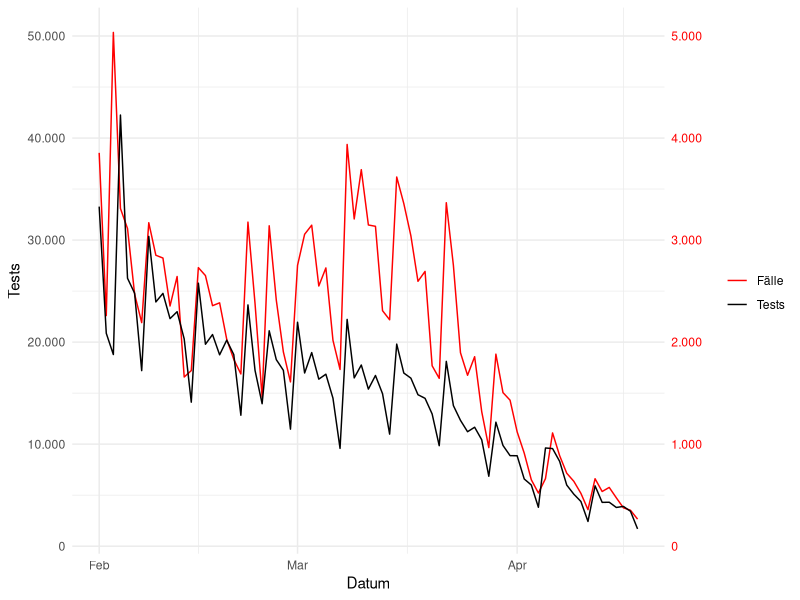

The R script that drew this image:
## ---- chunk 1
suppressPackageStartupMessages({
library(tidyverse)
  
})
## ---- chunk 2
tirol <-
  tibble::tribble(
          ~Datum,  ~Fälle,    ~Tests,
    "2021-03-01",  48060L,    579890,
    "2021-03-02",  48223L,    583765,
    "2021-03-03",  48394L,    588092,
    "2021-03-04",  48543L,    591254,
    "2021-03-05",  48670L,    594508,
    "2021-03-06",  48813L,    597226,
    "2021-03-07",  48894L,    599943,
    "2021-03-08",  49010L,    602260,
    "2021-03-09",  49147L,    605377,
    "2021-03-10",  49258L,    608527,
    "2021-03-11",  49476L,    612427,
    "2021-03-12",  49678L,    616766,
    "2021-03-13",  49867L,    620933,
    "2021-03-14",  50029L,    624658,
    "2021-03-15",  50178L,    629138,
    "2021-03-16",  50388L,    634117,
    "2021-03-17",  50629L,    640101,
    "2021-03-18",  50838L,    644858,
    "2021-03-19",  51074L,    649901,
    "2021-03-20",  51355L,    654513,
    "2021-03-21",  51549L,    658645,
    "2021-03-22",  51746L,    664006,
    "2021-03-23",  51959L,    670212,
    "2021-03-24",  52221L,    676228,
    "2021-03-25",  52468L,    681990,
    "2021-03-26",  52778L,    687087,
    "2021-03-27",  53118L,    691486,
    "2021-03-28",  53355L,    696416,
    "2021-03-29",  53552L,    700979,
    "2021-03-30",  53837L,    706629,
    "2021-03-31",  54122L,    712407,
    "2021-04-01",  54375L,    718645,
    "2021-04-02",  54622L,    724157,
    "2021-04-03",  54847L,    729771,
    "2021-04-04",  55041L,    736297,
    "2021-04-05",  55211L,    740979,
    "2021-04-06",  55382L,    747621,
    "2021-04-07",  55593L,    753905,
    "2021-04-08",  55790L,    759518,
    "2021-04-09",  56032L,    764801,
    "2021-04-10",  56210L,    769685,
    "2021-04-11",  56331L,    772907,
    "2021-04-12",  56519L,    777665,
    "2021-04-13",  56749L,    782826,
    "2021-04-14",  56993L,    788036,
    "2021-04-15",  57240L,    792534,
    "2021-04-16",  57477L,    796670,
    "2021-04-17",  57713L,    801051,
    "2021-04-18",  57893L,    804834,
    "2021-04-19",  58091L,    809010,
    "2021-04-20",  58386L,    813888,
    "2021-04-21",  58650L,    818608,
    "2021-04-22",  58882L,    822862,
    "2021-04-23",  59088L,    827453,
    "2021-04-24",  59258L,    832538,
    "2021-04-25",  59423L,    835790,
    "2021-04-26",  59549L,    839405,
    "2021-04-27",  59753L,    843909,
    "2021-04-28",  59981L,    848486,
    "2021-04-29",  60191L,    852764,
    "2021-04-30",  60391L,    856819,
    "2021-05-01",  60536L,    860969,
    "2021-05-02",  60692L,    863723,
    "2021-05-03",  60811L,    867595,
    "2021-05-04",  60985L,    871421,
    "2021-05-05",  61136L,    875919,
    "2021-05-06",  61156L,    878024,
    "2021-05-07",  61351L,    884909,
    "2021-05-08",  61474L,    888965,
    "2021-05-09",  61563L,    891351,
    "2021-05-10",  61648L,    893835,
    "2021-05-11",  61757L,    896419,
    "2021-05-12",  61891L,    900261,
    "2021-05-13",  61990L,    903563,
    "2021-05-14",  62071L,    905979,
    "2021-05-15",  62153L,    908432,
    "2021-05-16",  62211L,    910463,
    "2021-05-17",  62262L,    912487,
    "2021-05-18",  62382L,    915335,
    "2021-05-19",  62470L,    918350,
    "2021-05-20",  62559L,    922863,
    "2021-05-21",  62628L,    925845,
    "2021-05-22",  62707L,    928984,
    "2021-05-23",  62763L,    931207,
    "2021-05-24",  62800L,    933202,
    "2021-05-25",  62834L,    935504,
    "2021-05-26",  62894L,    938024,
    "2021-05-27",  62952L,    940911,
    "2021-05-28",  63009L,    943641,
    "2021-05-29",  63093L,    946385,
    "2021-05-30",  63121L,    948115,
    "2021-05-31",  63161L,    950244,
    "2021-06-01",  63228L,    952800,
    "2021-06-02",  63279L,    955227,
    "2021-06-03",  63338L,    957531,
    "2021-06-04",  63381L,    959640,
    "2021-06-05",  63425L,    961625,
    "2021-06-06",  63469L,    963283,
    "2021-06-07",  63517L,    965177,
    "2021-06-08",  63571L,    967196,
    "2021-06-09",  63599L,    968958,
    "2021-06-10",  63631L,    970419,
    "2021-06-11",  63661L,    971552,
    "2021-06-12",  63677L,    973256,
    "2021-06-13",  63710L,    973869,
    "2021-06-14",  63720L,    974562,
    "2021-06-15",  63733L,    975972,
    "2021-06-16",  63738L,    977135,
    "2021-06-17",  63750L,    978643,
    "2021-06-18",  63760L,    979629,
    "2021-06-19",  63766L,    981678,
    "2021-06-20",  63774L,    983031,
    "2021-06-21",  63778L,    984069,
    "2021-06-22",  63786L,    985873,
    "2021-06-23",  63790L,    986689,
    "2021-06-24",  63795L,    987556,
    "2021-06-25",  63800L,    988424,
    "2021-06-26",  63806L,    989483,
    "2021-06-27",  63808L,    989855,
    "2021-06-28",  63809L,    990375,
    "2021-06-29",  63814L,    991365,
    "2021-06-30",  63817L,    992145,
    "2021-07-01",  63818L,    992840,
    "2021-07-02",  63820L,    993638,
    "2021-07-03",  63821L,    994120,
    "2021-07-04",  63823L,    994389,
    "2021-07-05",  63831L,    994733,
    "2021-07-06",  63837L,    995267,
    "2021-07-07",  63840L,    995934,
    "2021-07-08",  63857L,    996493,
    "2021-07-09",  63897L,    997236,
    "2021-07-10",  63915L,    997909,
    "2021-07-11",  63928L,    998284,
    "2021-07-12",  63940L,    998904,
    "2021-07-13",  63970L,    999697,
    "2021-07-14",  63993L,   1000687,
    "2021-07-15",  64010L,   1001563,
    "2021-07-16",  64043L,   1002424,
    "2021-07-17",  64082L,   1003518,
    "2021-07-18",  64099L,   1004294,
    "2021-07-19",  64123L,   1005022,
    "2021-07-20",  64154L,   1005963,
    "2021-07-21",  64187L,   1007018,
    "2021-07-22",  64219L,   1008007,
    "2021-07-23",  64263L,   1009676,
    "2021-07-24",  64295L,   1011688,
    "2021-07-25",  64340L,   1013502,
    "2021-07-26",  64384L,   1014880,
    "2021-07-27",  64436L,   1016184,
    "2021-07-28",  64479L,   1017705,
    "2021-07-29",  64517L,   1019261,
    "2021-07-30",  64558L,   1021560,
    "2021-07-31",  64585L,   1024131,
    "2021-08-01",  64631L,   1025646,
    "2021-08-02",  64677L,   1026954,
    "2021-08-03",  64722L,   1028205,
    "2021-08-04",  64802L,   1030089,
    "2021-08-05",  64869L,   1031508,
    "2021-08-06",  64934L,   1033647,
    "2021-08-07",  65022L,   1036887,
    "2021-08-08",  65082L,   1038329,
    "2021-08-09",  65133L,   1039568,
    "2021-08-10",  65213L,   1041240,
    "2021-08-11",  65290L,   1042840,
    "2021-08-12",  65392L,   1044408,
    "2021-08-13",  65481L,   1046529,
    "2021-08-14",  65588L,   1049813,
    "2021-08-15",  65653L,   1051270,
    "2021-08-16",  65722L,   1052588,
    "2021-08-17",  65781L,   1054546,
    "2021-08-18",  65890L,   1056337,
    "2021-08-19",  65966L,   1058188,
    "2021-08-20",  66063L,   1060703,
    "2021-08-21",  66145L,   1063064,
    "2021-08-22",  66229L,   1064884,
    "2021-08-23",  66327L,   1066257,
    "2021-08-24",  66416L,   1068110,
    "2021-08-25",  66526L,   1069988,
    "2021-08-26",  66616L,   1071586,
    "2021-08-27",  66706L,   1073533,
    "2021-08-28",  66796L,   1076411,
    "2021-08-29",  66908L,   1078478,
    "2021-08-30",  66981L,   1079800,
    "2021-08-31",  67055L,   1081410,
    "2021-09-01",  67185L,   1083315,
    "2021-09-02",  67280L,   1085053,
    "2021-09-03",  67415L,   1087634,
    "2021-09-04",  67551L,   1091309,
    "2021-09-05",  67640L,   1092981,
    "2021-09-06",  67740L,   1094326,
    "2021-09-07",  67820L,   1096398,
    "2021-09-08",  67926L,   1098157,
    "2021-09-09",  68041L,   1099757,
    "2021-09-10",  68216L,   1103044,
    "2021-09-11",  68317L,   1106795,
    "2021-09-12",  68430L,   1109155,
    "2021-09-13",  68511L,   1111263,
    "2021-09-14",  68668L,   1114019,
    "2021-09-15",  68778L,   1116592,
    "2021-09-16",  68874L,   1119307,
    "2021-09-17",  68964L,   1123382,
    "2021-09-18",  69034L,   1128333,
    "2021-09-19",  69097L,   1130636,
    "2021-09-20",  69179L,   1133499,
    "2021-09-21",  69283L,   1136484,
    "2021-09-22",  69394L,   1139936,
    "2021-09-23",  69501L,   1142628,
    "2021-09-24",  69610L,   1146521,
    "2021-09-25",  69746L,   1152021,
    "2021-09-26",  69815L,   1155433,
    "2021-09-27",  69907L,   1157993,
    "2021-09-28",  70015L,   1161353,
    "2021-09-29",  70121L,   1166760,
    "2021-09-30",  70252L,   1169775,
    "2021-10-01",  70349L,   1171780,
    "2021-10-02",  70483L,   1175835,
    "2021-10-03",  70563L,   1178662,
    "2021-10-04",  70616L,   1180770,
    "2021-10-05",  70715L,   1183014,
    "2021-10-06",  70914L,   1186427,
    "2021-10-07",  70990L,   1188887,
    "2021-10-08",  71070L,   1192108,
    "2021-10-09",  71177L,   1195071,
    "2021-10-10",  71273L,   1198087,
    "2021-10-11",  71353L,   1200273,
    "2021-10-12",  71462L,   1202498,
    "2021-10-13",  71566L,   1205419,
    "2021-10-14",  71688L,   1207433,
    "2021-10-15",  71906L,   1211347,
    "2021-10-16",  72065L,   1215111,
    "2021-10-17",  72217L,   1217161,
    "2021-10-18",  72372L,   1220268,
    "2021-10-19",  72600L,   1225171,
    "2021-10-20",  72839L,   1226688,
    "2021-10-21",  73119L,   1230093,
    "2021-10-22",  73376L,   1234041,
    "2021-10-23",  73721L,   1238930,
    "2021-10-24",  73928L,   1242250,
    "2021-10-25",  74127L,   1245939,
    "2021-10-26",  74415L,   1250338,
    "2021-10-27",  74715L,   1253881,
    "2021-10-28",  75096L,   1258474,
    "2021-10-29",  75453L,   1262607,
    "2021-10-30",  75987L,   1268348,
    "2021-10-31",  76367L,   1272479,
    "2021-11-01",  76749L,   1276618,
    "2021-11-02",  77195L,   1282863,
    "2021-11-03",  77784L,   1288114,
    "2021-11-04",  78370L,   1293664,
    "2021-11-05",  78983L,   1299593,
    "2021-11-06",  79778L,   1305816,
    "2021-11-07",  80452L,   1310041,
    "2021-11-08",  80931L,   1318521,
    "2021-11-09",  81736L,   1329134,
    "2021-11-10",  82687L,   1337501,
    "2021-11-11",  83634L,   1344943,
    "2021-11-12",  84688L,   1353516,
    "2021-11-13",  85969L,   1364342,
    "2021-11-14",  86864L,   1374095,
    "2021-11-15",  87725L,   1383133,
    "2021-11-16",  89314L,   1398279,
    "2021-11-17",  90408L,   1409993,
    "2021-11-18",  91742L,   1421958,
    "2021-11-19",  93506L,   1435393,
    "2021-11-20",  95087L,   1446151,
    "2021-11-21",  96532L,   1457335,
    "2021-11-22",  97807L,   1471763,
    "2021-11-23",  99192L,   1486575,
    "2021-11-24", 100591L,   1496865,
    "2021-11-25", 102260L,   1509317,
    "2021-11-26", 103785L,   1522479,
    "2021-11-27", 104886L,   1531315,
    "2021-11-28", 105866L,   1539037,
    "2021-11-29", 106808L,   1554119,
    "2021-11-30", 107754L,   1565144,
    "2021-12-01", 108725L,   1574616,
    "2021-12-02", 109439L,   1580265,
    "2021-12-03", 110214L,   1590356,
    "2021-12-04", 111026L,   1599238,
    "2021-12-05", 111583L,   1605683,
    "2021-12-06", 112042L,   1616296,
    "2021-12-07", 112556L,   1623651,
    "2021-12-08", 113189L,   1630277,
    "2021-12-09", 113637L,   1638633,
    "2021-12-10", 114134L,   1644825,
    "2021-12-11", 114581L,   1650439,
    "2021-12-12", 114899L,   1655589,
    "2021-12-13", 115180L,   1663232,
    "2021-12-14", 115491L,   1671181,
    "2021-12-15", 115987L,   1681060,
    "2021-12-16", 116416L,   1689498,
    "2021-12-17", 116689L,   1695874,
    "2021-12-18", 117023L,   1701405,
    "2021-12-19", 117345L,   1707319,
    "2021-12-20", 117605L,   1715418,
    "2021-12-21", 117937L,   1724569,
    "2021-12-22", 118268L,   1744514,
    "2021-12-23", 118551L,   1756420,
    "2021-12-24", 118812L,   1772553,
    "2021-12-25", 119056L,   1781045,
    "2021-12-26", 119318L,   1792253,
    "2021-12-27", 119591L,   1802878,
    "2021-12-28", 119961L,   1818352,
    "2021-12-29", 120442L,   1830405,
    "2021-12-30", 120895L,   1844075,
    "2021-12-31", 121416L,   1864366,
    "2022-01-01", 121818L,   1873871,
    "2022-01-02", 122530L,   1887637,
    "2022-01-03", 123244L,   1898339,
    "2022-01-04", 124382L,   1918143,
    "2022-01-05", 125795L,   1934069,
    "2022-01-06", 126995L,   1954601,
    "2022-01-07", 128241L,   1968698,
    "2022-01-08", 129284L,   1992465,
    "2022-01-09", 131012L,   2022742,
    "2022-01-10", 132524L,   2035010,
    "2022-01-11", 134211L,   2059758,
    "2022-01-12", 135805L,   2080122,
    "2022-01-13", 137650L,   2101562,
    "2022-01-14", 140075L,   2122687,
    "2022-01-15", 141936L,   2144947,
    "2022-01-16", 144238L,   2171389,
    "2022-01-17", 146338L,   2189991,
    "2022-01-18", 148461L,   2214943,
    "2022-01-19", 152163L,   2241474,
    "2022-01-20", 155146L,   2269373,
    "2022-01-21", 158178L,   2295820,
    "2022-01-22", 161151L,   2320310,
    "2022-01-23", 163818L,   2343796,
    "2022-01-24", 165936L,   2363899,
    "2022-01-25", 169046L,   2393922,
    "2022-01-26", 172987L,   2422099,
    "2022-01-27", 177056L,   2452459,
    "2022-01-28", 180215L,   2478590,
    "2022-01-29", 183331L,   2504618,
    "2022-01-30", 184905L,   2524511,
    "2022-01-31", 187714L,   2543442,
    "2022-02-01", 191569L,   2576723,
    "2022-02-02", 193829L,   2597589,
    "2022-02-03", 198864L,   2616372,
    "2022-02-04", 202174L,   2658625,
    "2022-02-05", 205287L,   2684882,
    "2022-02-06", 207758L,   2709678,
    "2022-02-07", 209949L,   2726883,
    "2022-02-08", 213119L,   2757242,
    "2022-02-09", 215970L,   2781178,
    "2022-02-10", 218794L,   2805955,
    "2022-02-11", 221148L,   2828257,
    "2022-02-12", 223791L,   2851239,
    "2022-02-13", 225449L,   2871554,
    "2022-02-14", 227170L,   2885669,
    "2022-02-15", 229900L,   2911444,
    "2022-02-16", 232552L,   2931235,
    "2022-02-17", 234909L,   2951977,
    "2022-02-18", 237294L,   2970733,
    "2022-02-19", 239323L,   2990919,
    "2022-02-20", 241154L,   3009695,
    "2022-02-21", 242842L,   3022529,
    "2022-02-22", 246018L,   3046172,
    "2022-02-23", 248396L,   3063401,
    "2022-02-24", 249856L,   3077363,
    "2022-02-25", 252996L,   3098472,
    "2022-02-26", 255408L,   3116756,
    "2022-02-27", 257312L,   3133990,
    "2022-02-28", 258922L,   3145460,
    "2022-03-01", 261674L,   3167407,
    "2022-03-02", 264731L,   3184382,
    "2022-03-03", 267877L,   3203357,
    "2022-03-04", 270427L,   3219728,
    "2022-03-05", 273154L,   3236583,
    "2022-03-06", 275172L,   3251090,
    "2022-03-07", 276904L,   3260675,
    "2022-03-08", 280841L,   3282901,
    "2022-03-09", 284048L,   3299393,
    "2022-03-10", 287738L,   3317149,
    "2022-03-11", 290886L,   3332543,
    "2022-03-12", 294021L,   3349273,
    "2022-03-13", 296329L,   3364213,
    "2022-03-14", 298548L,   3375196,
    "2022-03-15", 302166L,   3395001,
    "2022-03-16", 305524L,   3411971,
    "2022-03-17", 308566L,   3428439,
    "2022-03-18", 311162L,   3443283,
    "2022-03-19", 313855L,   3457774,
    "2022-03-20", 315623L,   3470732,
    "2022-03-21", 317268L,   3480581,
    "2022-03-22", 320634L,   3498694,
    "2022-03-23", 323387L,   3512472,
    "2022-03-24", 325283L,   3524806,
    "2022-03-25", 326958L,   3536024,
    "2022-03-26", 328815L,   3547682,
    "2022-03-27", 330133L,   3558109,
    "2022-03-28", 331099L,   3564963,
    "2022-03-29", 332981L,   3577117,
    "2022-03-30", 334486L,   3586991,
    "2022-03-31", 335917L,   3595864,
    "2022-04-01", 337038L,   3604728,
    "2022-04-02", 337950L,   3611313,
    "2022-04-03", 338601L,   3617307,
    "2022-04-04", 339122L,   3621120,
    "2022-04-05", 339784L,   3630744,
    "2022-04-06", 340894L,   3640312,
    "2022-04-07", 341781L,   3648624,
    "2022-04-08", 342496L,   3654614,
    "2022-04-09", 343132L,   3659712,
    "2022-04-10", 343650L,   3664094,
    "2022-04-11", 344008L,   3666517,
    "2022-04-12", 344669L,   3672434,
    "2022-04-13", 345205L,   3676728,
    "2022-04-14", 345781L,   3681036,
    "2022-04-15", 346255L,   3684831,
    "2022-04-16", 346631L,   3688729,
    "2022-04-17", 346983L,   3692151,
    "2022-04-18", 347248L,   3693844
    )

## ---- chunk 3
tirol |>
  mutate_at(vars(Tests,Fälle),\(x)(x-lag(x))) |>
  mutate(Datum=as.Date(Datum)) |>
  drop_na() ->
  tirol
## ---- chunk 4
tirol |>tail()
## ---- chunk 5
pal2 <- c(Fälle="red",Tests="black")
## ---- chunk 6
tirol |>
  mutate(Fälle=10*Fälle) |>
  pivot_longer(cols=Tests:Fälle,
               names_to = "typ",
               values_to = "value") |>
  filter(Datum >= as.Date("2022-02-01")) |>
  ggplot(aes(x=Datum,y=value,color=typ)) +
  geom_line() +
  scale_y_continuous("Tests",
        label=\(x)prettyNum(x,big.mark = "."),
        sec.axis = sec_axis("Fälle",trans=~./10,
                            label=\(x)prettyNum(x,big.mark = "."))) +
  scale_color_manual("",values=pal2) +
  theme_minimal() +
  theme(axis.text.y.right=element_text(color="red"),
        axis.title.y.right=element_text(color="red"))
